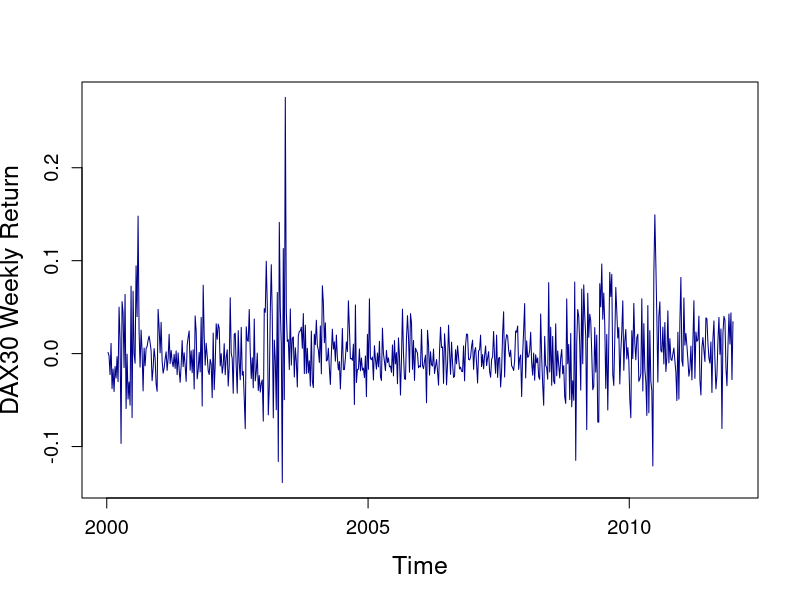

Recreate this plot in R.
# clear history
rm(list = ls(all = TRUE))
graphics.off()

# install/load packages
libraries = c("foreign","stats")
lapply(libraries, function(x) if (!(x %in% installed.packages())) {
  install.packages(x)
})
lapply(libraries, library, quietly = TRUE, character.only = TRUE)

DAXall  = read.csv("DAX20000101-20111231.csv")
time    = seq(from=as.Date("2000-01-03"), to=as.Date("2011-12-27"), length.out=626)
DAX     = DAXall[1:626,8]

plot(DAX~time,xlab="Time", ylab="DAX30 Weekly Return",type="l",pch=20,cex=1, cex.axis=1.2, cex.lab=1.5, lab = c(3,3,0),main="",col="blue4")

DAX1    = DAXall[2:209,8]
DAX2    = DAXall[210:417,8]
DAX3    = DAXall[418:626,8]

var.test(DAX1,DAX2)
var.test(DAX2,DAX3)
var.test(DAX1,DAX3)